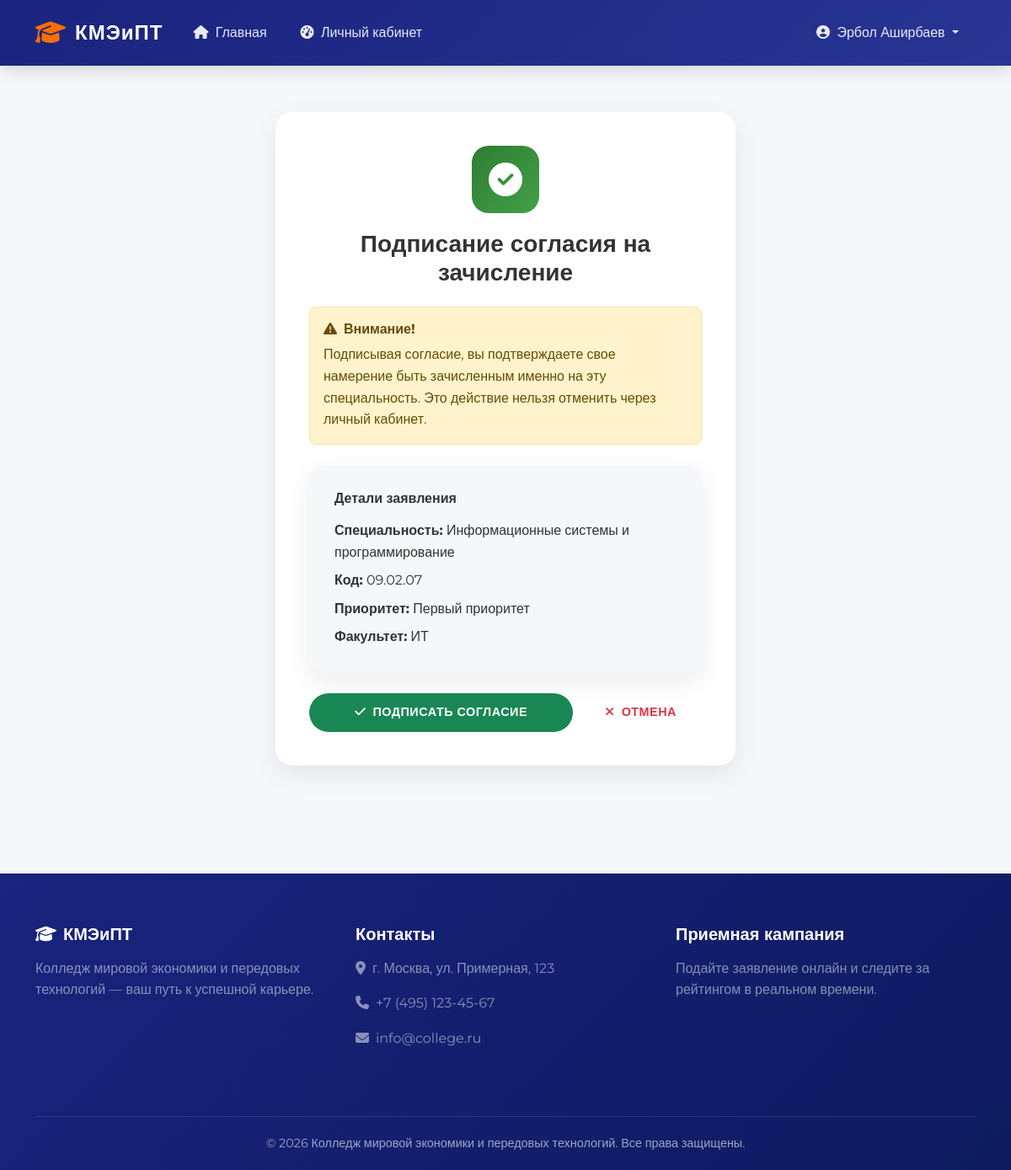
/application/1/sign-agreement/ (signed in), run on the app's committed database.
### applicants/models.py (models this page shows, shortened)
class Application(models.Model):
    PRIORITY_CHOICES = [
        (1, 'Первый приоритет'),
        (2, 'Второй приоритет'),
        (3, 'Третий приоритет'),
    ]
    APP_STATUS = [
        ('draft', 'Черновик'),
        ('submitted', 'Подано'),
        ('agreement_signed', 'Согласие подписано'),
        ('recommended', 'Рекомендован'),
        ('accepted', 'Зачислен'),
    ]
    applicant = models.ForeignKey(
        Applicant,
        on_delete=models.CASCADE,
        related_name='applications',
        verbose_name="Абитуриент"
    )
    campaign = models.ForeignKey(
        AdmissionCampaign,
        on_delete=models.CASCADE,
        verbose_name="Приемная кампания"
    )
    specialization = models.ForeignKey(
        Specialization,
        on_delete=models.CASCADE,
        verbose_name="Специальность"
    )
    priority = models.PositiveSmallIntegerField(
        choices=PRIORITY_CHOICES,
        verbose_name="Приоритет"
    )
    status = models.CharField(
        max_length=20,
        choices=APP_STATUS,
        default='draft',
        verbose_name="Статус заявления"
    )
    is_agreement_signed = models.BooleanField(
        default=False,
        verbose_name="Согласие на зачисление"
    )
    agreement_date = models.DateTimeField(null=True, blank=True)
    submission_date = models.DateTimeField(auto_now_add=True)
    class Meta:
        verbose_name = "Заявление"
        verbose_name_plural = "Заявления"
        unique_together = [
            ['applicant', 'campaign', 'priority'],
            ['applicant', 'campaign', 'specialization'],
        ]
        ordering = ['-submission_date']

class Specialization(models.Model):
    code = models.CharField(max_length=20, unique=True, verbose_name="Код специальности")
    name = models.CharField(max_length=255, verbose_name="Название")
    faculty = models.CharField(max_length=100, verbose_name="Факультет")
    budget_places = models.PositiveSmallIntegerField(verbose_name="Бюджетные места")
    paid_places = models.PositiveSmallIntegerField(default=0, verbose_name="Платные места")
    min_score = models.PositiveSmallIntegerField(default=100, verbose_name="Мин. проходной балл")
    description = models.TextField(blank=True, verbose_name="Описание")
    is_active = models.BooleanField(default=True, verbose_name="Активна")
    class Meta:
        verbose_name = "Специальность"
        verbose_name_plural = "Специальности"
        ordering = ['code']

### applicants/views.py (the view, shortened to what this page needs)
# urls.py: path('application/<int:pk>/sign-agreement/', views.sign_agreement, name='sign_agreement'),
@login_required
def sign_agreement(request, pk):
    try:
        applicant = request.user.applicant_profile
    except Applicant.DoesNotExist:
        return redirect('home')
    application = get_object_or_404(Application, pk=pk, applicant=applicant)
    context = {'application': application}
    return render(request, 'applicants/sign_agreement.html', context)

### templates/applicants/sign_agreement.html (shortened to what this page needs)
{% extends 'base.html' %}
{% block content %}
<div class="container py-5">
    <div class="row justify-content-center">
        <div class="col-lg-6">
            <div class="form-card animate__animated animate__fadeInUp">
                <div class="text-center mb-4">
                    <div style="width: 80px; height: 80px; background: linear-gradient(135deg, #2e7d32, #43a047); border-radius: 20px; display: flex; align-items: center; justify-content: center; margin: 0 auto 20px;">
                        <i class="fas fa-check-circle" style="font-size: 2.5rem; color: white;"></i>
                    </div>
                    <h3 class="fw-bold">Подписание согласия на зачисление</h3>
                </div>
                <div class="alert alert-warning rounded-3 mb-4">
                    <h6 class="fw-bold">
                        <i class="fas fa-exclamation-triangle me-2"></i>Внимание!
                    </h6>
                    <p class="mb-0">Подписывая согласие, вы подтверждаете свое намерение быть зачисленным именно на эту специальность. Это действие нельзя отменить через личный кабинет.</p>
                </div>
                <div class="card-custom mb-4" style="background: #f5f7fa;">
                    <div class="card-body">
                        <h6 class="fw-bold mb-3">Детали заявления</h6>
                        <p class="mb-2"><strong>Специальность:</strong> {{ application.specialization.name }}</p>
                        <p class="mb-2"><strong>Код:</strong> {{ application.specialization.code }}</p>
                        <p class="mb-2"><strong>Приоритет:</strong> {{ application.get_priority_display }}</p>
                        <p class="mb-0"><strong>Факультет:</strong> {{ application.specialization.faculty }}</p>
                    </div>
                </div>
                <form method="post">
                    <div class="d-flex gap-2">
                        <button type="submit" class="btn btn-success btn-modern flex-grow-1">
                            <i class="fas fa-check me-2"></i>Подписать согласие
                        </button>
                        <a href="{% url 'dashboard' %}" class="btn btn-outline-danger btn-modern">
                            <i class="fas fa-times me-2"></i>Отмена
                        </a>
                    </div>
                </form>
            </div>
        </div>
    </div>
</div>
{% endblock %}

### templates/base.html (shortened to what this page needs)
<!DOCTYPE html>
<html lang="ru">
<head>
    <link href="https://cdn.jsdelivr.net/npm/bootstrap@5.3.0/dist/css/bootstrap.min.css" rel="stylesheet">
    <link rel="stylesheet" href="https://cdnjs.cloudflare.com/ajax/libs/font-awesome/6.4.0/css/all.min.css">
    <link rel="stylesheet" href="https://cdnjs.cloudflare.com/ajax/libs/animate.css/4.1.1/animate.min.css">
</head>
<body>
    <nav class="navbar navbar-expand-lg fixed-top" id="navbar">
        <div class="container">
            <a class="navbar-brand" href="{% url 'home' %}">
                <i class="fas fa-graduation-cap"></i> КМЭиПТ
            </a>
            <div class="collapse navbar-collapse" id="navbarNav">
                <ul class="navbar-nav me-auto">
                    <li class="nav-item">
                        <a class="nav-link" href="{% url 'home' %}">
                            <i class="fas fa-home me-1"></i> Главная
                        </a>
                    </li>
                    {% if user.is_authenticated %}
                    <li class="nav-item">
                        <a class="nav-link" href="{% url 'dashboard' %}">
                            <i class="fas fa-tachometer-alt me-1"></i> Личный кабинет
                        </a>
                    </li>
                    {% endif %}
                </ul>
                <ul class="navbar-nav">
                    {% if user.is_authenticated %}
                    <li class="nav-item dropdown">
                        <a class="nav-link dropdown-toggle" href="#" data-bs-toggle="dropdown">
                            <i class="fas fa-user-circle me-1"></i>
                            {{ user.get_full_name|default:user.username }}
                        </a>
                    </li>
                    {% endif %}
                </ul>
            </div>
        </div>
    </nav>
    <main>
        {% block content %}{% endblock %}
    </main>
    <footer class="footer">
        <div class="container">
            <div class="row">
                <div class="col-md-4 mb-4">
                    <h5 class="fw-bold mb-3">
                        <i class="fas fa-graduation-cap me-2"></i>КМЭиПТ
                    </h5>
                    <p class="text-white-50">Колледж мировой экономики и передовых технологий — ваш путь к успешной карьере.</p>
                </div>
                <div class="col-md-4 mb-4">
                    <h5 class="fw-bold mb-3">Контакты</h5>
                    <p class="text-white-50"><i class="fas fa-map-marker-alt me-2"></i>г. Москва, ул. Примерная, 123</p>
                    <p class="text-white-50"><i class="fas fa-phone me-2"></i>+7 (495) 123-45-67</p>
                    <p class="text-white-50"><i class="fas fa-envelope me-2"></i>info@college.ru</p>
                </div>
                <div class="col-md-4 mb-4">
                    <h5 class="fw-bold mb-3">Приемная кампания</h5>
                    <p class="text-white-50">Подайте заявление онлайн и следите за рейтингом в реальном времени.</p>
                </div>
            </div>
            <div class="footer-bottom">
                <p class="mb-0">&copy; 2026 Колледж мировой экономики и передовых технологий. Все права защищены.</p>
            </div>
        </div>
    </footer>
</body>
</html>

### templates/base.html (style rules this page uses)
:root { --primary: #1a237e; --primary-light: #283593; --accent: #ff6f00; --accent-light: #ff8f00; --success: #2e7d32; --info: #0277bd; --warning: #f57c00; --danger: #c62828; --bg-light: #f5f7fa; --card-shadow: 0 10px 30px rgba(0, 0, 0, 0.08); --card-hover-shadow: 0 20px 40px rgba(0, 0, 0, 0.12); --transition: all 0.3s cubic-bezier(0.4, 0, 0.2, 1); }
* { margin: 0; padding: 0; box-sizing: border-box; }
body { font-family: 'Montserrat', sans-serif; background: var(--bg-light); color: #333; line-height: 1.6; overflow-x: hidden; padding-top: 85px; }
.navbar { background: linear-gradient(135deg, var(--primary) 0%, var(--primary-light) 100%) !important; box-shadow: 0 4px 20px rgba(0, 0, 0, 0.15); padding: 15px 0; transition: var(--transition); }
.navbar-brand { font-weight: 800; font-size: 1.5rem; letter-spacing: 1px; color: white !important; display: flex; align-items: center; gap: 10px; }
.navbar-brand i { font-size: 1.8rem; color: var(--accent); }
.nav-link { color: rgba(255, 255, 255, 0.9) !important; font-weight: 500; padding: 10px 20px !important; border-radius: 50px; transition: var(--transition); position: relative; }
.card-custom { background: white; border: none; border-radius: 20px; box-shadow: var(--card-shadow); transition: var(--transition); overflow: hidden; height: 100%; }
.card-custom .card-body { padding: 30px; }
.btn-modern { padding: 12px 30px; border-radius: 50px; font-weight: 600; letter-spacing: 0.5px; transition: var(--transition); text-transform: uppercase; font-size: 0.9rem; border: none; }
.form-card { background: white; border-radius: 20px; box-shadow: var(--card-shadow); padding: 40px; }
.footer { background: linear-gradient(135deg, #1a237e 0%, #0d1b5e 100%); color: white; padding: 60px 0 20px; margin-top: 80px; }
.footer-bottom { border-top: 1px solid rgba(255, 255, 255, 0.1); padding-top: 20px; margin-top: 40px; text-align: center; color: rgba(255, 255, 255, 0.6); font-size: 0.9rem; }

### data on the page
Application: specialization.name "Информационные системы и программирование", specialization.code "09.02.07", priority "Первый приоритет", specialization.faculty "ИТ"

### other printed values
{{ user.get_full_name|default:user.username }} "Эрбол Аширбаев"
